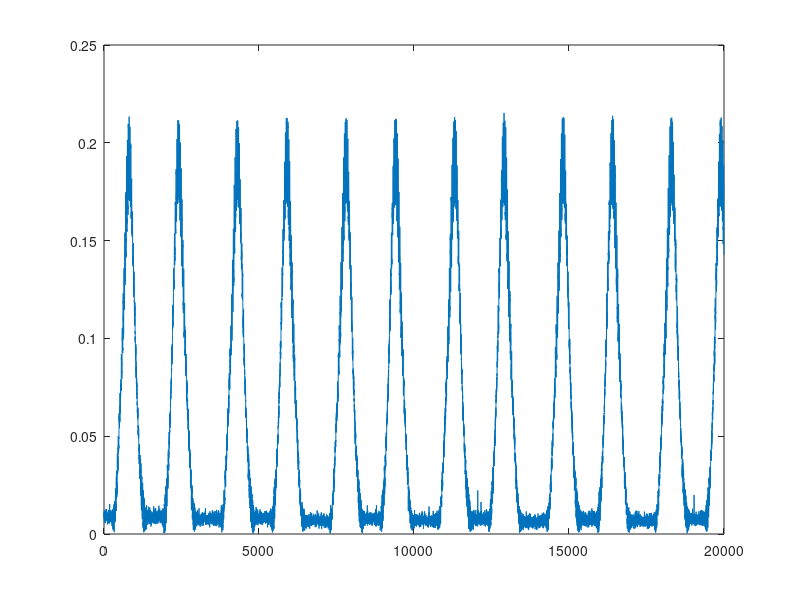

This figure's MATLAB source:
clear all
close all
% [DatosPlotsI, directorio] = uigetfile('*mat', 'Escoja el fichero I');
% load (cat(2, directorio, DatosPlotsI)); % los datos de plots
load('G_C/TB2_PRG_9_DIA30_I_C');



I=src1.Data;
I=double(I);
I=I-mean(I);

% [DatosPlotsI, directorio] = uigetfile('*mat', 'Escoja el fichero Q');
% load (cat(2, directorio, DatosPlotsI)); % los datos de plots
load('G_C/TB2_PRG_9_DIA30_Q_C');


Q=src1.Data;
Q=double(Q);
Q=Q-mean(Q);

% fc=input('Frecuencia de la portadora (GHz)=') 
fc = 9;
fc=fc*1e9;

%Se almacenan los datos en la Matriz A y se elimina la continua de los
%datos, valor medio

fs=src1.SampleFrequency;
% frecuencia de muestreo
N=max(size(I));
% n?mero de muestras
np=256;
% n?mero de muestras de STFT
zp=np*10;
% n?mero de muestras de la FFT, entre np y zp se rellenan con ceros
% Zero-Padding
paso=32;
M=N/paso;
% n?mero de medidas (sin solapamiento si paso=np), 
% n?mero de slots


fdop=linspace(-fs,fs,zp);
% eje de frecuencias de la FFT

t=(0:(N-1))/fs;
%eje de tiempos


A = I + j.*Q;

plot(abs(A));


